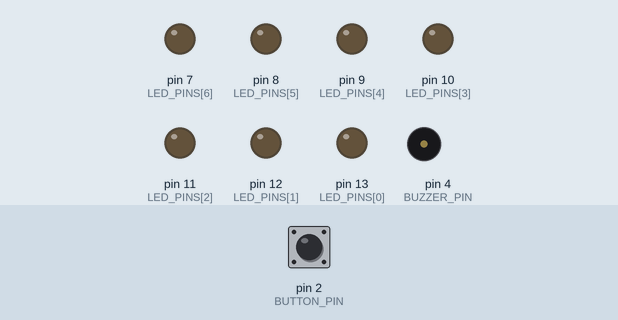
The sketch below on a simulated Arduino Uno, built with avr-gcc and run on an emulated ATmega328P. On the bench: output pins drawn as LEDs (lit = HIGH), buzzer (waves = sounding). The inputs (shaded band) are chosen by the test bench; at power-on: pin 2 (BUTTON_PIN) LOW.

Above: at 1.2 s.
1.3 s: pin 2 (BUTTON_PIN) pulled HIGH for 0.15 s
At 2.0 s:
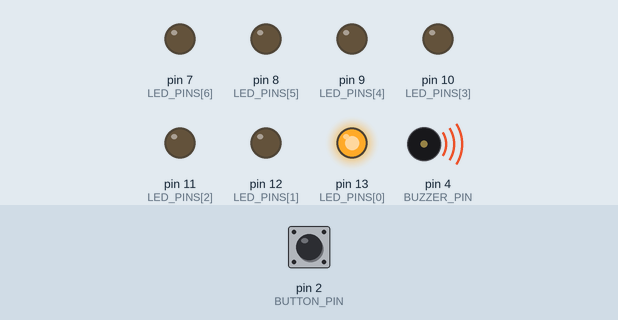
At 4.3 s:
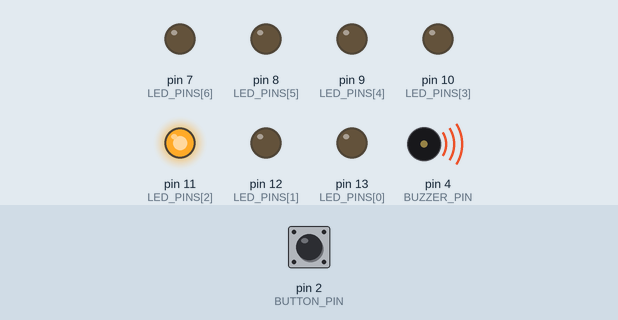
7.4 s: pin 2 (BUTTON_PIN) pulled HIGH for 3.2 s
At 10.5 s:
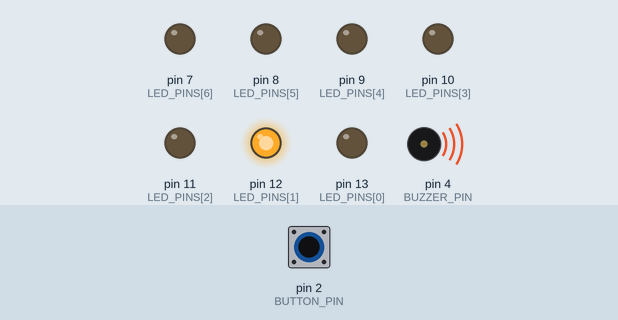
Timing chart, 0 to 18.1 s (numbered marks = the images above; inputs shaded):
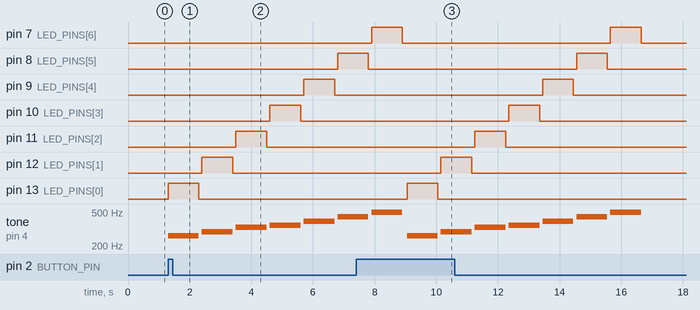

Measured:
- after the input at 1.3 s, pin 8 (LED_PINS[5]): LOW → HIGH after 5.5 s; pin 9 (LED_PINS[4]): LOW → HIGH after 4.4 s, → LOW 1.0 s later; pin 10 (LED_PINS[3]): LOW → HIGH after 3.3 s, → LOW 1.0 s later; pin 11 (LED_PINS[2]): LOW → HIGH after 2.2 s, → LOW 1.0 s later; pin 12 (LED_PINS[1]): LOW → HIGH after 1.1 s, → LOW 1.0 s later
- after the input at 7.4 s, pin 9 (LED_PINS[4]): LOW → HIGH after 6.1 s, → LOW 1.0 s later; pin 10 (LED_PINS[3]): LOW → HIGH after 5.0 s, → LOW 1.0 s later; pin 11 (LED_PINS[2]): LOW → HIGH after 3.9 s, → LOW 1.0 s later; pin 12 (LED_PINS[1]): LOW → HIGH after 2.8 s, → LOW 1.0 s later; pin 13 (LED_PINS[0]): LOW → HIGH after 1.7 s, → LOW 1.0 s later
- by itself, pin 7 (LED_PINS[6]): alternates HIGH for 1.0 s and LOW for 6.8 s

The sketch:

01_tone_sequencer_button.ino
```cpp
// Pins for connected LEDs (representing notes from C4 to B4)
constexpr int LED_PINS[] = {13, 12, 11, 10, 9, 8, 7};

// Frequencies of notes C4 to B4 in Hertz
constexpr int NOTE_FREQS[] = {
  262, // C4
  294, // D4
  330, // E4
  349, // F4
  392, // G4
  440, // A4
  494  // B4
};

// Pin connected to the button
constexpr int BUTTON_PIN = 2;

// Pin connected to the passive buzzer
constexpr int BUZZER_PIN = 4;

// Number of LEDs / notes
constexpr int sizeOfArray = sizeof(LED_PINS) / sizeof(LED_PINS[0]);

// Variable to hold the current state of the button
int currentButtonState;

void setup() {
  // Set all LED pins as OUTPUT
  for (int pin : LED_PINS) {
    pinMode(pin, OUTPUT);
  }

  // Set the buzzer pin as OUTPUT
  pinMode(BUZZER_PIN, OUTPUT);

  // Set the button pin as INPUT
  pinMode(BUTTON_PIN, INPUT);
}

void loop() {
  // Read the current state of the button
  currentButtonState = digitalRead(BUTTON_PIN);

  // Simple debounce: wait 50 ms if button is pressed
  if (currentButtonState == HIGH) delay(50);

  // Check again if the button is still pressed after the debounce delay
  if (digitalRead(BUTTON_PIN) == HIGH) {
    // Loop through each note and corresponding LED
    for (int i = 0; i < sizeOfArray; i++) {
      digitalWrite(LED_PINS[i], HIGH);        // Turn on the corresponding LED
      tone(BUZZER_PIN, NOTE_FREQS[i]);        // Play the corresponding note
      delay(1000);                            // Play the note for 1 second
      digitalWrite(LED_PINS[i], LOW);         // Turn off the LED
      noTone(BUZZER_PIN);                     // Stop the sound
      delay(100);                             // Short pause before the next note
    }
  }
}
```
